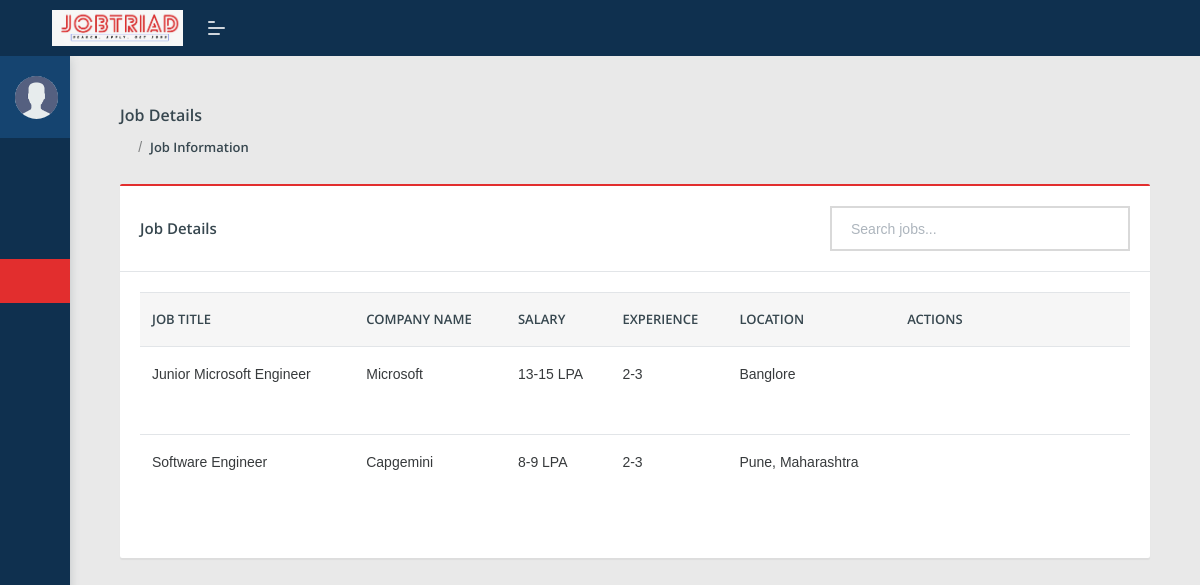
The app's page /job_details (signed in), older data.
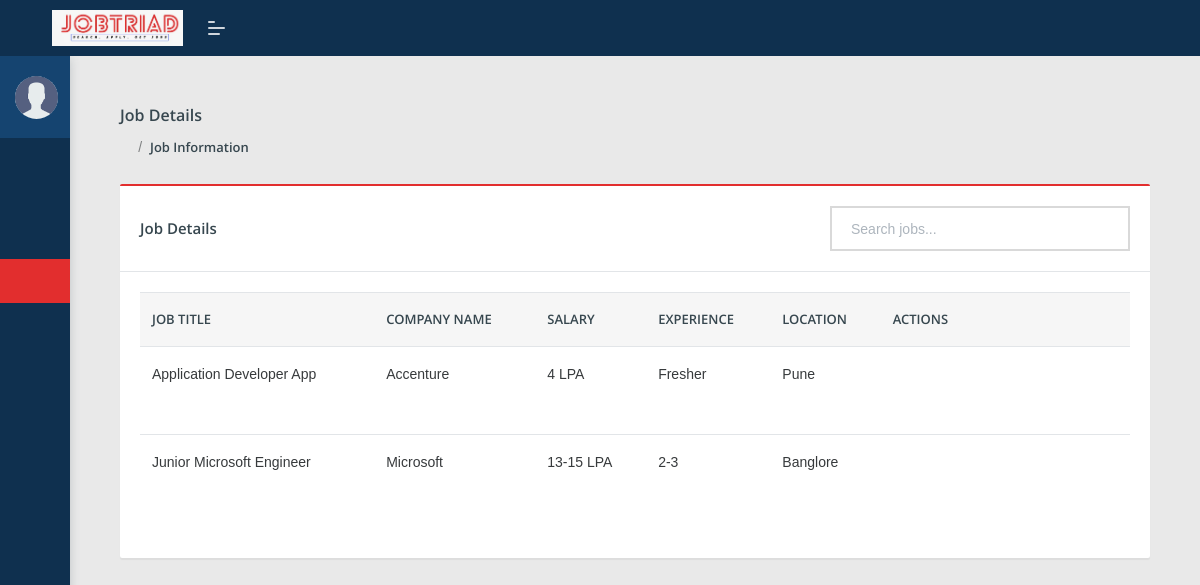
The same page, newer data.
### external_jobs/models.py (models this page shows, shortened)
class Jobs(models.Model):
    added_by = models.ForeignKey(NewUser, on_delete=models.CASCADE, default='')
    job_title = models.CharField(max_length=200)
    salary = models.CharField(max_length=200, blank=True)
    experience = models.CharField(max_length=300, blank=True)
    education = models.CharField(max_length=500, blank=True)
    location = models.CharField(max_length=500, blank=True)
    job_type = models.CharField(max_length=500, blank=True)
    work_mode = models.CharField(max_length=500, blank=True)
    category = models.CharField(max_length=500, blank=True)
    required_skills = models.CharField(max_length=900)
    roles_and_responsibilities = models.CharField(max_length=1500, blank=True)
    job_link = models.CharField(max_length=400, default='nolink')
    company_name = models.CharField(max_length=300, blank=True)
    company_logo = models.ImageField(upload_to='company_logos/', blank=True, null=True)
    status = models.CharField(max_length=400, default='Active')
    date_posted = models.DateField(auto_now_add=True)  # Stores only date (not time)

### external_jobs/views.py (the view)
# urls.py: path('job_details',views.job_details,name="job_details"),
@login_required
def job_details(request):
    id = request.user.id
    data = Jobs.objects.filter(added_by_id=id).order_by('-id')
    username = request.user.username
    for job in data:
        try:
            job.roles_and_responsibilities = json.loads(job.roles_and_responsibilities)
        except (json.JSONDecodeError, TypeError):
            job.roles_and_responsibilities = []
    context = {
        'data': data,
        'username': username
    }
    return render(request, 'job_details.html', context)

### external_jobs/templates/job_details.html (shortened to what this page needs)
{% extends 'admin_base.html' %}
{% block content %}
<div class="pcoded-content">
    <div class="page-header">
        <div class="page-block">
            <div class="row align-items-center">
                <div class="col-md-12">
                    <div class="page-header-title">
                        <h5 class="m-b-10">Job Details</h5>
                    </div>
                    <ul class="breadcrumb">
                        <li class="breadcrumb-item"><a href="/job_details"><i class="feather icon-home"></i></a></li>
                        <li class="breadcrumb-item"><a href="/job_details">Job Information</a></li>
                    </ul>
                </div>
            </div>
        </div>
    </div>
    <div class="row">
        <div class="col-md-12">
            <div class="card">
                <div class="card-header d-flex justify-content-between align-items-center">
                    <h5 class="mb-0">Job Details</h5>
                    <input type="text" id="jobSearchInput" class="form-control w-50" placeholder="Search jobs..." style="max-width: 300px;">
                </div>
                <div class="card-body table-border-style">
                    <div class="table-responsive">
                        <table class="table table-hover">
                            <thead>
                                <tr>
                                    <th>Job Title</th>
                                    <th>Company Name</th>
                                    <th>Salary</th>
                                    <th>Experience</th>
                                    <th>Location</th>
                                    <th>Actions</th>
                                </tr>
                            </thead>
                            <tbody>
                                {% for item in data %}
                                <tr>
                                    <td>{{ item.job_title }}</td>
                                    <td>{{ item.company_name }}</td>
                                    <td>{{ item.salary }}</td>
                                    <td>{{ item.experience }}</td>
                                    <td>{{ item.location }}</td>
                                    <td>
                                        <a href="#" class="btn btn-link text-primary" style="font-size: 1.3rem;"
                                        data-bs-toggle="modal" data-bs-target="#jobModal{{ item.id }}">
                                        <i class="feather icon-eye"></i>
                                     </a>
                                        <a href="/edit_job_details/{{item.id}}/" class="btn btn-link text-warning" style="font-size: 1.3rem;">
                                            <i class="feather icon-edit"></i>
                                        </a>
                                        <button class="btn btn-link text-danger" style="font-size: 1.3rem;" data-bs-toggle="modal" data-bs-target="#deleteModal{{ item.id }}">
                                            <i class="feather icon-trash"></i>
                                        </button>
                                    </td>
                                </tr>
                                {% endfor %}
                            </tbody>
                        </table>
                    </div>
                </div>
            </div>
        </div>
    </div>
</div>
{% endblock %}

Row changes from the older to the newer data that the page shows:
removed Jobs: job_title "Software Engineer", company_name "Capgemini", salary "8-9 LPA", experience "2-3", location "Pune, Maharashtra"
added Jobs: job_title "Application Developer App", company_name "Accenture", salary "4 LPA", experience "Fresher", location "Pune"
